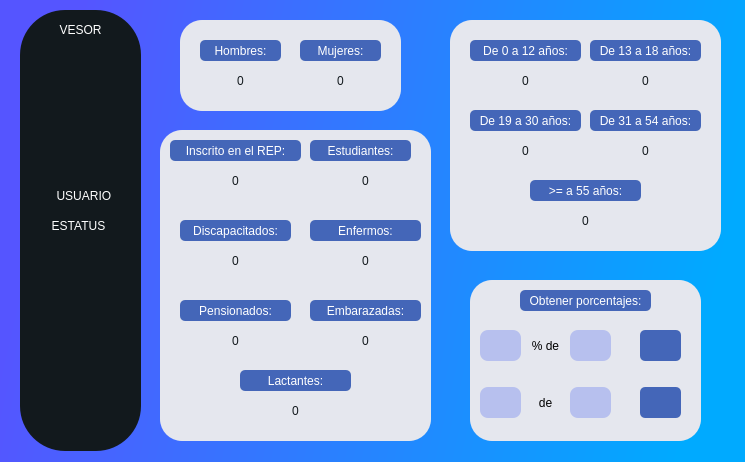
<?xml version="1.0" encoding="UTF-8"?>
<ui version="4.0">
 <class>MainWindow</class>
 <widget class="QMainWindow" name="MainWindow">
  <property name="geometry">
   <rect>
    <x>0</x>
    <y>0</y>
    <width>745</width>
    <height>462</height>
   </rect>
  </property>
  <property name="maximumSize">
   <size>
    <width>745</width>
    <height>462</height>
   </size>
  </property>
  <property name="windowTitle">
   <string>MainWindow</string>
  </property>
  <property name="windowIcon">
   <iconset>
    <normaloff>:/Icono_window/Icono_window.png</normaloff>:/Icono_window/Icono_window.png</iconset>
  </property>
  <property name="styleSheet">
   <string notr="true">QMainWindow{
background-color: qlineargradient(spread:pad, x1:0.063, y1:0.346591, x2:0.982955, y2:0.477, stop:0 rgba(85, 85, 255, 255), stop:1 rgba(0, 170, 255, 255));
}
</string>
  </property>
  <widget class="QWidget" name="centralwidget">
   <widget class="QFrame" name="frame">
    <property name="geometry">
     <rect>
      <x>20</x>
      <y>10</y>
      <width>121</width>
      <height>441</height>
     </rect>
    </property>
    <property name="styleSheet">
     <string notr="true">QFrame{

background-color:#12191D;
border-radius: 45px;
}</string>
    </property>
    <property name="frameShape">
     <enum>QFrame::StyledPanel</enum>
    </property>
    <property name="frameShadow">
     <enum>QFrame::Raised</enum>
    </property>
    <widget class="QPushButton" name="buttonNewUser">
     <property name="geometry">
      <rect>
       <x>0</x>
       <y>170</y>
       <width>161</width>
       <height>31</height>
      </rect>
     </property>
     <property name="styleSheet">
      <string notr="true">QPushButton{
border:0px;
background-color: qlineargradient(spread:pad, x1:0, y1:0, x2:1, y2:1, stop:0 rgba(0, 0, 0, 0), stop:1 rgba(255, 255, 255, 0));
color:rgb(255, 255, 255);
font-size: 12px
}

QPushButton:hover{
background-color:rgb(0, 170, 255);
color:rgb(255, 255, 255);
font-size: 12px;

}</string>
     </property>
     <property name="text">
      <string> USUARIO           </string>
     </property>
     <property name="icon">
      <iconset>
       <normaloff>Imagenes-iconos/Usuario_blanco.png</normaloff>Imagenes-iconos/Usuario_blanco.png</iconset>
     </property>
     <property name="iconSize">
      <size>
       <width>18</width>
       <height>18</height>
      </size>
     </property>
    </widget>
    <widget class="QLabel" name="label_2">
     <property name="geometry">
      <rect>
       <x>20</x>
       <y>10</y>
       <width>81</width>
       <height>20</height>
      </rect>
     </property>
     <property name="styleSheet">
      <string notr="true">QLabel{
color:rgb(255, 255, 255);
font: 14pt &quot;Comic Sans MS&quot;;
border-radius: 6px;
background-color: qlineargradient(spread:pad, x1:0, y1:0, x2:1, y2:1, stop:0 rgba(0, 0, 0, 0));

}</string>
     </property>
     <property name="text">
      <string>VESOR</string>
     </property>
     <property name="alignment">
      <set>Qt::AlignCenter</set>
     </property>
    </widget>
    <widget class="QPushButton" name="Button_menu_2">
     <property name="geometry">
      <rect>
       <x>30</x>
       <y>50</y>
       <width>23</width>
       <height>21</height>
      </rect>
     </property>
     <property name="styleSheet">
      <string notr="true">QPushButton{
background-color: qlineargradient(spread:pad, x1:0, y1:0, x2:1, y2:1, stop:0 rgba(0, 0, 0, 0), stop:1 rgba(255, 255, 255, 0));
border-radIus: 3px
}

QPushButton:hover{
	background-color: qlineargradient(spread:pad, x1:0, y1:0, x2:1, y2:0, stop:0 rgba(204, 204, 204, 129));
border-radius:10px;

}</string>
     </property>
     <property name="text">
      <string/>
     </property>
     <property name="icon">
      <iconset resource="Source.qrc">
       <normaloff>:/Icono_recargar/Imagenes-iconos/Recargar.png</normaloff>:/Icono_recargar/Imagenes-iconos/Recargar.png</iconset>
     </property>
     <property name="iconSize">
      <size>
       <width>26</width>
       <height>26</height>
      </size>
     </property>
    </widget>
    <widget class="QPushButton" name="Button_menu">
     <property name="geometry">
      <rect>
       <x>70</x>
       <y>50</y>
       <width>23</width>
       <height>20</height>
      </rect>
     </property>
     <property name="styleSheet">
      <string notr="true">QPushButton{
background-color: qlineargradient(spread:pad, x1:0, y1:0, x2:1, y2:1, stop:0 rgba(0, 0, 0, 0), stop:1 rgba(255, 255, 255, 0));
border-radIus: 3px
}

QPushButton:hover{
	background-color: qlineargradient(spread:pad, x1:0, y1:0, x2:1, y2:0, stop:0 rgba(204, 204, 204, 129));
border-radius: 10px;

}</string>
     </property>
     <property name="text">
      <string/>
     </property>
     <property name="icon">
      <iconset resource="Source.qrc">
       <normaloff>:/Menu_icono/Imagenes-iconos/Menu.png</normaloff>:/Menu_icono/Imagenes-iconos/Menu.png</iconset>
     </property>
     <property name="iconSize">
      <size>
       <width>22</width>
       <height>22</height>
      </size>
     </property>
    </widget>
    <widget class="QPushButton" name="buttonStatus">
     <property name="geometry">
      <rect>
       <x>-7</x>
       <y>200</y>
       <width>131</width>
       <height>31</height>
      </rect>
     </property>
     <property name="styleSheet">
      <string notr="true">QPushButton{
border:0px;
background-color: qlineargradient(spread:pad, x1:0, y1:0, x2:1, y2:1, stop:0 rgba(0, 0, 0, 0), stop:1 rgba(255, 255, 255, 0));
color:rgb(255, 255, 255);
font-size: 12px
}

QPushButton:hover{
background-color:rgb(0, 170, 255);
color:rgb(255, 255, 255);
font-size: 12px;

}</string>
     </property>
     <property name="text">
      <string>ESTATUS</string>
     </property>
     <property name="icon">
      <iconset resource="Source.qrc">
       <normaloff>:/Icono_reloj/Imagenes-iconos/reloj.png</normaloff>:/Icono_reloj/Imagenes-iconos/reloj.png</iconset>
     </property>
     <property name="iconSize">
      <size>
       <width>16</width>
       <height>16</height>
      </size>
     </property>
    </widget>
   </widget>
   <widget class="QGroupBox" name="groupBox_2">
    <property name="geometry">
     <rect>
      <x>180</x>
      <y>20</y>
      <width>221</width>
      <height>91</height>
     </rect>
    </property>
    <property name="styleSheet">
     <string notr="true">QGroupBox{
color:#1b231f;
background-color: #E5E7EE;
font: 75 10pt Comic Sans MS;
border-radius: 22px;

}</string>
    </property>
    <property name="title">
     <string/>
    </property>
    <property name="alignment">
     <set>Qt::AlignCenter</set>
    </property>
    <widget class="QLabel" name="Cantidad_m">
     <property name="geometry">
      <rect>
       <x>25</x>
       <y>40</y>
       <width>71</width>
       <height>41</height>
      </rect>
     </property>
     <property name="styleSheet">
      <string notr="true">QLabel{
color:#12191D;
font: 18pt &quot;Sans&quot;;
}</string>
     </property>
     <property name="text">
      <string>0</string>
     </property>
     <property name="alignment">
      <set>Qt::AlignCenter</set>
     </property>
    </widget>
    <widget class="QLabel" name="label">
     <property name="geometry">
      <rect>
       <x>20</x>
       <y>20</y>
       <width>81</width>
       <height>21</height>
      </rect>
     </property>
     <property name="styleSheet">
      <string notr="true">background-color:#4466B8;
		color: rgb(255, 255, 255);
		border-radius: 5px</string>
     </property>
     <property name="text">
      <string>Hombres:</string>
     </property>
     <property name="alignment">
      <set>Qt::AlignCenter</set>
     </property>
    </widget>
    <widget class="QLabel" name="label_3">
     <property name="geometry">
      <rect>
       <x>120</x>
       <y>20</y>
       <width>81</width>
       <height>21</height>
      </rect>
     </property>
     <property name="styleSheet">
      <string notr="true">background-color:#4466B8;
		color: rgb(255, 255, 255);
		border-radius: 5px</string>
     </property>
     <property name="text">
      <string>Mujeres:</string>
     </property>
     <property name="alignment">
      <set>Qt::AlignCenter</set>
     </property>
    </widget>
    <widget class="QLabel" name="Cantidad_f">
     <property name="geometry">
      <rect>
       <x>125</x>
       <y>40</y>
       <width>71</width>
       <height>41</height>
      </rect>
     </property>
     <property name="styleSheet">
      <string notr="true">QLabel{
color:#12191D;
font: 18pt &quot;Sans&quot;;
}</string>
     </property>
     <property name="text">
      <string>0</string>
     </property>
     <property name="alignment">
      <set>Qt::AlignCenter</set>
     </property>
    </widget>
   </widget>
   <widget class="QGroupBox" name="groupBox_3">
    <property name="geometry">
     <rect>
      <x>450</x>
      <y>20</y>
      <width>271</width>
      <height>231</height>
     </rect>
    </property>
    <property name="styleSheet">
     <string notr="true">QGroupBox{
color:#1b231f;
background-color: #E5E7EE;
font: 75 10pt Comic Sans MS;
border-radius: 22px;

}</string>
    </property>
    <property name="title">
     <string/>
    </property>
    <property name="alignment">
     <set>Qt::AlignCenter</set>
    </property>
    <widget class="QLabel" name="Cantidad_12_18">
     <property name="geometry">
      <rect>
       <x>160</x>
       <y>40</y>
       <width>71</width>
       <height>41</height>
      </rect>
     </property>
     <property name="styleSheet">
      <string notr="true">QLabel{
color:#12191D;
font: 18pt &quot;Sans&quot;;
}</string>
     </property>
     <property name="text">
      <string>0</string>
     </property>
     <property name="alignment">
      <set>Qt::AlignCenter</set>
     </property>
    </widget>
    <widget class="QLabel" name="Cantidad_0_12">
     <property name="geometry">
      <rect>
       <x>40</x>
       <y>40</y>
       <width>71</width>
       <height>41</height>
      </rect>
     </property>
     <property name="styleSheet">
      <string notr="true">QLabel{
color:#12191D;
font: 18pt &quot;Sans&quot;;
}</string>
     </property>
     <property name="text">
      <string>0</string>
     </property>
     <property name="alignment">
      <set>Qt::AlignCenter</set>
     </property>
    </widget>
    <widget class="QLabel" name="label_4">
     <property name="geometry">
      <rect>
       <x>20</x>
       <y>20</y>
       <width>111</width>
       <height>21</height>
      </rect>
     </property>
     <property name="styleSheet">
      <string notr="true">background-color:#4466B8;
		color: rgb(255, 255, 255);
		border-radius: 5px</string>
     </property>
     <property name="text">
      <string>De 0 a 12 años:</string>
     </property>
     <property name="alignment">
      <set>Qt::AlignCenter</set>
     </property>
    </widget>
    <widget class="QLabel" name="label_5">
     <property name="geometry">
      <rect>
       <x>140</x>
       <y>20</y>
       <width>111</width>
       <height>21</height>
      </rect>
     </property>
     <property name="styleSheet">
      <string notr="true">background-color:#4466B8;
		color: rgb(255, 255, 255);
		border-radius: 5px</string>
     </property>
     <property name="text">
      <string>De 13 a 18 años:</string>
     </property>
     <property name="alignment">
      <set>Qt::AlignCenter</set>
     </property>
    </widget>
    <widget class="QLabel" name="Cantidad_31_54">
     <property name="geometry">
      <rect>
       <x>160</x>
       <y>110</y>
       <width>71</width>
       <height>41</height>
      </rect>
     </property>
     <property name="styleSheet">
      <string notr="true">QLabel{
color:#12191D;
font: 18pt &quot;Sans&quot;;
}</string>
     </property>
     <property name="text">
      <string>0</string>
     </property>
     <property name="alignment">
      <set>Qt::AlignCenter</set>
     </property>
    </widget>
    <widget class="QLabel" name="Cantidad_19_30">
     <property name="geometry">
      <rect>
       <x>40</x>
       <y>110</y>
       <width>71</width>
       <height>41</height>
      </rect>
     </property>
     <property name="styleSheet">
      <string notr="true">QLabel{
color:#12191D;
font: 18pt &quot;Sans&quot;;
}</string>
     </property>
     <property name="text">
      <string>0</string>
     </property>
     <property name="alignment">
      <set>Qt::AlignCenter</set>
     </property>
    </widget>
    <widget class="QLabel" name="label_6">
     <property name="geometry">
      <rect>
       <x>20</x>
       <y>90</y>
       <width>111</width>
       <height>21</height>
      </rect>
     </property>
     <property name="styleSheet">
      <string notr="true">background-color:#4466B8;
		color: rgb(255, 255, 255);
		border-radius: 5px</string>
     </property>
     <property name="text">
      <string>De 19 a 30 años:</string>
     </property>
     <property name="alignment">
      <set>Qt::AlignCenter</set>
     </property>
    </widget>
    <widget class="QLabel" name="label_7">
     <property name="geometry">
      <rect>
       <x>140</x>
       <y>90</y>
       <width>111</width>
       <height>21</height>
      </rect>
     </property>
     <property name="styleSheet">
      <string notr="true">background-color:#4466B8;
		color: rgb(255, 255, 255);
		border-radius: 5px</string>
     </property>
     <property name="text">
      <string>De 31 a 54 años:</string>
     </property>
     <property name="alignment">
      <set>Qt::AlignCenter</set>
     </property>
    </widget>
    <widget class="QLabel" name="label_8">
     <property name="geometry">
      <rect>
       <x>80</x>
       <y>160</y>
       <width>111</width>
       <height>21</height>
      </rect>
     </property>
     <property name="styleSheet">
      <string notr="true">background-color:#4466B8;
		color: rgb(255, 255, 255);
		border-radius: 5px</string>
     </property>
     <property name="text">
      <string>&gt;= a 55 años:</string>
     </property>
     <property name="alignment">
      <set>Qt::AlignCenter</set>
     </property>
    </widget>
    <widget class="QLabel" name="Cantidad_55">
     <property name="geometry">
      <rect>
       <x>100</x>
       <y>180</y>
       <width>71</width>
       <height>41</height>
      </rect>
     </property>
     <property name="styleSheet">
      <string notr="true">QLabel{
color:#12191D;
font: 18pt &quot;Sans&quot;;
}</string>
     </property>
     <property name="text">
      <string>0</string>
     </property>
     <property name="alignment">
      <set>Qt::AlignCenter</set>
     </property>
    </widget>
   </widget>
   <widget class="QGroupBox" name="groupBox">
    <property name="geometry">
     <rect>
      <x>160</x>
      <y>130</y>
      <width>271</width>
      <height>311</height>
     </rect>
    </property>
    <property name="styleSheet">
     <string notr="true">QGroupBox{
color:#1b231f;
background-color: #E5E7EE;
font: 75 10pt Comic Sans MS;
border-radius: 22px;

}</string>
    </property>
    <property name="title">
     <string/>
    </property>
    <property name="alignment">
     <set>Qt::AlignCenter</set>
    </property>
    <widget class="QLabel" name="label_9">
     <property name="geometry">
      <rect>
       <x>10</x>
       <y>10</y>
       <width>131</width>
       <height>21</height>
      </rect>
     </property>
     <property name="styleSheet">
      <string notr="true">background-color:#4466B8;
		color: rgb(255, 255, 255);
		border-radius: 5px</string>
     </property>
     <property name="text">
      <string>Inscrito en el REP:</string>
     </property>
     <property name="alignment">
      <set>Qt::AlignCenter</set>
     </property>
    </widget>
    <widget class="QLabel" name="label_10">
     <property name="geometry">
      <rect>
       <x>150</x>
       <y>10</y>
       <width>101</width>
       <height>21</height>
      </rect>
     </property>
     <property name="styleSheet">
      <string notr="true">background-color:#4466B8;
		color: rgb(255, 255, 255);
		border-radius: 5px</string>
     </property>
     <property name="text">
      <string>Estudiantes:</string>
     </property>
     <property name="alignment">
      <set>Qt::AlignCenter</set>
     </property>
    </widget>
    <widget class="QLabel" name="label_11">
     <property name="geometry">
      <rect>
       <x>20</x>
       <y>90</y>
       <width>111</width>
       <height>21</height>
      </rect>
     </property>
     <property name="styleSheet">
      <string notr="true">background-color:#4466B8;
		color: rgb(255, 255, 255);
		border-radius: 5px</string>
     </property>
     <property name="text">
      <string>Discapacitados:</string>
     </property>
     <property name="alignment">
      <set>Qt::AlignCenter</set>
     </property>
    </widget>
    <widget class="QLabel" name="label_12">
     <property name="geometry">
      <rect>
       <x>150</x>
       <y>90</y>
       <width>111</width>
       <height>21</height>
      </rect>
     </property>
     <property name="styleSheet">
      <string notr="true">background-color:#4466B8;
		color: rgb(255, 255, 255);
		border-radius: 5px</string>
     </property>
     <property name="text">
      <string>Enfermos:</string>
     </property>
     <property name="alignment">
      <set>Qt::AlignCenter</set>
     </property>
    </widget>
    <widget class="QLabel" name="Cantidad_rep">
     <property name="geometry">
      <rect>
       <x>40</x>
       <y>30</y>
       <width>71</width>
       <height>41</height>
      </rect>
     </property>
     <property name="styleSheet">
      <string notr="true">QLabel{
color:#12191D;
font: 18pt &quot;Sans&quot;;
}</string>
     </property>
     <property name="text">
      <string>0</string>
     </property>
     <property name="alignment">
      <set>Qt::AlignCenter</set>
     </property>
    </widget>
    <widget class="QLabel" name="Cantidad_estudiante">
     <property name="geometry">
      <rect>
       <x>170</x>
       <y>30</y>
       <width>71</width>
       <height>41</height>
      </rect>
     </property>
     <property name="styleSheet">
      <string notr="true">QLabel{
color:#12191D;
font: 18pt &quot;Sans&quot;;
}</string>
     </property>
     <property name="text">
      <string>0</string>
     </property>
     <property name="alignment">
      <set>Qt::AlignCenter</set>
     </property>
    </widget>
    <widget class="QLabel" name="Cantidad_discapacidad">
     <property name="geometry">
      <rect>
       <x>40</x>
       <y>110</y>
       <width>71</width>
       <height>41</height>
      </rect>
     </property>
     <property name="styleSheet">
      <string notr="true">QLabel{
color:#12191D;
font: 18pt &quot;Sans&quot;;
}</string>
     </property>
     <property name="text">
      <string>0</string>
     </property>
     <property name="alignment">
      <set>Qt::AlignCenter</set>
     </property>
    </widget>
    <widget class="QLabel" name="Cantidad_enfermedad">
     <property name="geometry">
      <rect>
       <x>170</x>
       <y>110</y>
       <width>71</width>
       <height>41</height>
      </rect>
     </property>
     <property name="styleSheet">
      <string notr="true">QLabel{
color:#12191D;
font: 18pt &quot;Sans&quot;;
}</string>
     </property>
     <property name="text">
      <string>0</string>
     </property>
     <property name="alignment">
      <set>Qt::AlignCenter</set>
     </property>
    </widget>
    <widget class="QLabel" name="label_13">
     <property name="geometry">
      <rect>
       <x>20</x>
       <y>170</y>
       <width>111</width>
       <height>21</height>
      </rect>
     </property>
     <property name="styleSheet">
      <string notr="true">background-color:#4466B8;
		color: rgb(255, 255, 255);
		border-radius: 5px</string>
     </property>
     <property name="text">
      <string>Pensionados:</string>
     </property>
     <property name="alignment">
      <set>Qt::AlignCenter</set>
     </property>
    </widget>
    <widget class="QLabel" name="label_14">
     <property name="geometry">
      <rect>
       <x>150</x>
       <y>170</y>
       <width>111</width>
       <height>21</height>
      </rect>
     </property>
     <property name="styleSheet">
      <string notr="true">background-color:#4466B8;
		color: rgb(255, 255, 255);
		border-radius: 5px</string>
     </property>
     <property name="text">
      <string>Embarazadas:</string>
     </property>
     <property name="alignment">
      <set>Qt::AlignCenter</set>
     </property>
    </widget>
    <widget class="QLabel" name="label_15">
     <property name="geometry">
      <rect>
       <x>80</x>
       <y>240</y>
       <width>111</width>
       <height>21</height>
      </rect>
     </property>
     <property name="styleSheet">
      <string notr="true">background-color:#4466B8;
		color: rgb(255, 255, 255);
		border-radius: 5px</string>
     </property>
     <property name="text">
      <string>Lactantes:</string>
     </property>
     <property name="alignment">
      <set>Qt::AlignCenter</set>
     </property>
    </widget>
    <widget class="QLabel" name="Cantidad_lactante">
     <property name="geometry">
      <rect>
       <x>100</x>
       <y>260</y>
       <width>71</width>
       <height>41</height>
      </rect>
     </property>
     <property name="styleSheet">
      <string notr="true">QLabel{
color:#12191D;
font: 18pt &quot;Sans&quot;;
}</string>
     </property>
     <property name="text">
      <string>0</string>
     </property>
     <property name="alignment">
      <set>Qt::AlignCenter</set>
     </property>
    </widget>
    <widget class="QLabel" name="Cantidad_pensionado">
     <property name="geometry">
      <rect>
       <x>40</x>
       <y>190</y>
       <width>71</width>
       <height>41</height>
      </rect>
     </property>
     <property name="styleSheet">
      <string notr="true">QLabel{
color:#12191D;
font: 18pt &quot;Sans&quot;;
}</string>
     </property>
     <property name="text">
      <string>0</string>
     </property>
     <property name="alignment">
      <set>Qt::AlignCenter</set>
     </property>
    </widget>
    <widget class="QLabel" name="Cantidad_embarazo">
     <property name="geometry">
      <rect>
       <x>170</x>
       <y>190</y>
       <width>71</width>
       <height>41</height>
      </rect>
     </property>
     <property name="styleSheet">
      <string notr="true">QLabel{
color:#12191D;
font: 18pt &quot;Sans&quot;;
}</string>
     </property>
     <property name="text">
      <string>0</string>
     </property>
     <property name="alignment">
      <set>Qt::AlignCenter</set>
     </property>
    </widget>
   </widget>
   <widget class="QGroupBox" name="groupBox_5">
    <property name="geometry">
     <rect>
      <x>470</x>
      <y>280</y>
      <width>231</width>
      <height>161</height>
     </rect>
    </property>
    <property name="styleSheet">
     <string notr="true">QGroupBox{
color:#1b231f;
background-color: #E5E7EE;
font: 75 10pt Comic Sans MS;
border-radius: 22px;

}</string>
    </property>
    <property name="title">
     <string/>
    </property>
    <property name="alignment">
     <set>Qt::AlignCenter</set>
    </property>
    <widget class="QLabel" name="label_18">
     <property name="geometry">
      <rect>
       <x>50</x>
       <y>10</y>
       <width>131</width>
       <height>21</height>
      </rect>
     </property>
     <property name="styleSheet">
      <string notr="true">background-color:#4466B8;
		color: rgb(255, 255, 255);
		border-radius: 5px</string>
     </property>
     <property name="text">
      <string>Obtener porcentajes:</string>
     </property>
     <property name="alignment">
      <set>Qt::AlignCenter</set>
     </property>
    </widget>
    <widget class="QLineEdit" name="valor_1">
     <property name="geometry">
      <rect>
       <x>10</x>
       <y>50</y>
       <width>41</width>
       <height>31</height>
      </rect>
     </property>
     <property name="styleSheet">
      <string notr="true">QLineEdit{
		border-radius: 8px;
		background:#B7C0EE;
		color: #000000;
		}
		QLineEdit:hover{
		border: 1px solid  #113384;
}</string>
     </property>
     <property name="inputMask">
      <string/>
     </property>
     <property name="text">
      <string/>
     </property>
    </widget>
    <widget class="QLineEdit" name="valor_2">
     <property name="geometry">
      <rect>
       <x>100</x>
       <y>50</y>
       <width>41</width>
       <height>31</height>
      </rect>
     </property>
     <property name="styleSheet">
      <string notr="true">QLineEdit{
		border-radius: 8px;
		background:#B7C0EE;
		color: #000000;
		}
		QLineEdit:hover{
		border: 1px solid  #113384;
}</string>
     </property>
    </widget>
    <widget class="QLabel" name="resultado_1">
     <property name="geometry">
      <rect>
       <x>170</x>
       <y>50</y>
       <width>41</width>
       <height>31</height>
      </rect>
     </property>
     <property name="styleSheet">
      <string notr="true">background-color:#4466B8;
		color: rgb(255, 255, 255);
		border-radius: 5px</string>
     </property>
     <property name="text">
      <string/>
     </property>
     <property name="alignment">
      <set>Qt::AlignCenter</set>
     </property>
    </widget>
    <widget class="QLabel" name="label_20">
     <property name="geometry">
      <rect>
       <x>50</x>
       <y>50</y>
       <width>51</width>
       <height>31</height>
      </rect>
     </property>
     <property name="styleSheet">
      <string notr="true">QLabel{background-color: qlineargradient(spread:pad, x1:0, y1:0, x2:1, y2:0, stop:1 rgba(255, 255, 255, 0));
color: #000000;
font: 12pt &quot;Sans&quot;;
}</string>
     </property>
     <property name="text">
      <string>% de</string>
     </property>
     <property name="alignment">
      <set>Qt::AlignCenter</set>
     </property>
    </widget>
    <widget class="QLineEdit" name="valor_1_2">
     <property name="geometry">
      <rect>
       <x>10</x>
       <y>107</y>
       <width>41</width>
       <height>31</height>
      </rect>
     </property>
     <property name="styleSheet">
      <string notr="true">QLineEdit{
		border-radius: 8px;
		background:#B7C0EE;
		color: #000000;
		}
		QLineEdit:hover{
		border: 1px solid  #113384;
}</string>
     </property>
    </widget>
    <widget class="QLineEdit" name="valor_2_2">
     <property name="geometry">
      <rect>
       <x>100</x>
       <y>107</y>
       <width>41</width>
       <height>31</height>
      </rect>
     </property>
     <property name="styleSheet">
      <string notr="true">QLineEdit{
		border-radius: 8px;
		background:#B7C0EE;
		color: #000000;
		}
		QLineEdit:hover{
		border: 1px solid  #113384;
}</string>
     </property>
    </widget>
    <widget class="QLabel" name="resultado_2">
     <property name="geometry">
      <rect>
       <x>170</x>
       <y>107</y>
       <width>41</width>
       <height>31</height>
      </rect>
     </property>
     <property name="styleSheet">
      <string notr="true">background-color:#4466B8;
		color: rgb(255, 255, 255);
		border-radius: 5px</string>
     </property>
     <property name="text">
      <string/>
     </property>
     <property name="alignment">
      <set>Qt::AlignCenter</set>
     </property>
    </widget>
    <widget class="QLabel" name="label_22">
     <property name="geometry">
      <rect>
       <x>50</x>
       <y>107</y>
       <width>51</width>
       <height>31</height>
      </rect>
     </property>
     <property name="styleSheet">
      <string notr="true">QLabel{background-color: qlineargradient(spread:pad, x1:0, y1:0, x2:1, y2:0, stop:1 rgba(255, 255, 255, 0));
color: #000000;
font: 12pt &quot;Sans&quot;;
}</string>
     </property>
     <property name="text">
      <string>de</string>
     </property>
     <property name="alignment">
      <set>Qt::AlignCenter</set>
     </property>
    </widget>
    <widget class="QPushButton" name="operacion_1">
     <property name="geometry">
      <rect>
       <x>145</x>
       <y>55</y>
       <width>21</width>
       <height>21</height>
      </rect>
     </property>
     <property name="styleSheet">
      <string notr="true">QPushButton{
background-color: qlineargradient(spread:pad, x1:0, y1:0, x2:1, y2:0, stop:1 rgba(255, 255, 255, 0));
border:0px;
}

QPushButton:hover{
	background-color: qlineargradient(spread:pad, x1:0, y1:0, x2:1, y2:0, stop:0 rgba(204, 204, 204, 129));
border-radius: 10px;

}</string>
     </property>
     <property name="text">
      <string/>
     </property>
     <property name="icon">
      <iconset resource="Source.qrc">
       <normaloff>:/Icono_igualdad/Imagenes-iconos/igualdad.png</normaloff>:/Icono_igualdad/Imagenes-iconos/igualdad.png</iconset>
     </property>
    </widget>
    <widget class="QPushButton" name="operacion_2">
     <property name="geometry">
      <rect>
       <x>145</x>
       <y>112</y>
       <width>21</width>
       <height>21</height>
      </rect>
     </property>
     <property name="styleSheet">
      <string notr="true">QPushButton{
background-color: qlineargradient(spread:pad, x1:0, y1:0, x2:1, y2:0, stop:1 rgba(255, 255, 255, 0));
border:0px;
}


QPushButton:hover{
	background-color: qlineargradient(spread:pad, x1:0, y1:0, x2:1, y2:0, stop:0 rgba(204, 204, 204, 129));
border-radius: 10px;

}</string>
     </property>
     <property name="text">
      <string/>
     </property>
     <property name="icon">
      <iconset resource="Source.qrc">
       <normaloff>:/Icono_igualdad/Imagenes-iconos/igualdad.png</normaloff>:/Icono_igualdad/Imagenes-iconos/igualdad.png</iconset>
     </property>
    </widget>
    <zorder>operacion_1</zorder>
    <zorder>label_18</zorder>
    <zorder>valor_1</zorder>
    <zorder>valor_2</zorder>
    <zorder>resultado_1</zorder>
    <zorder>label_20</zorder>
    <zorder>valor_1_2</zorder>
    <zorder>valor_2_2</zorder>
    <zorder>resultado_2</zorder>
    <zorder>label_22</zorder>
    <zorder>operacion_2</zorder>
   </widget>
  </widget>
  <action name="actionSave">
   <property name="text">
    <string>Guardar</string>
   </property>
  </action>
  <action name="actionCerrar">
   <property name="text">
    <string>Cerrar</string>
   </property>
  </action>
  <action name="actionAcerca_de">
   <property name="text">
    <string>Acerca de</string>
   </property>
  </action>
 </widget>
 <resources>
  <include location="Source.qrc"/>
 </resources>
 <connections/>
</ui>
